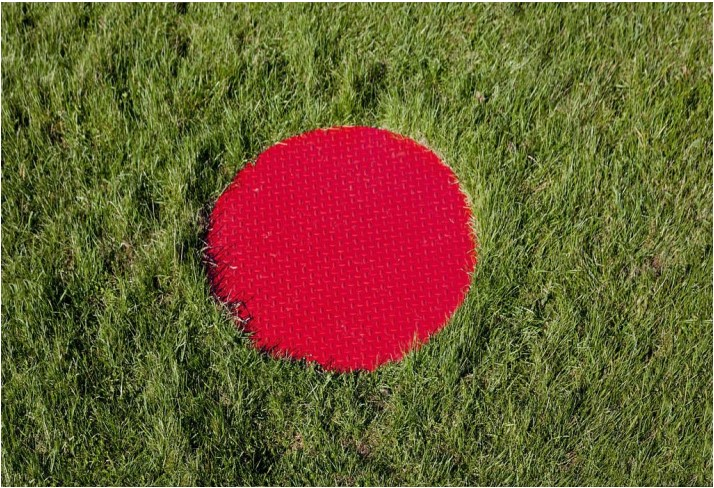
#> input picture cim.jpg, 714 x 488 px, found by its file name
$ python merkez.py
#> lines starting #> are read from the running program, lines starting #| are printed output that depends on the picture; after the words box and inside, x2 and y2 are one past the last pixel; in counts of white or black regions, pixels touching at a corner belong together
# -*- coding: utf-8 -*-
"""
Created on Thu Dec 23 17:34:03 2021

@author: MUSTAFA
"""

import cv2
import numpy as np
import utm


image = cv2.imread("C:\\Users\\MUSTAFA\\Desktop\\cim.jpg")
#> image is the input picture: shape (488, 714, 3); mean B, G, R 50, 90.1, 108.9
gray = cv2.cvtColor(image, cv2.COLOR_BGR2GRAY)
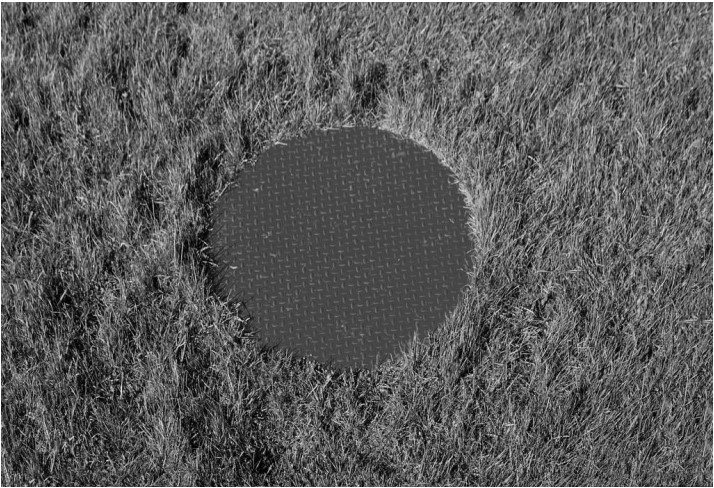
#> gray: shape (488, 714); min 0, max 255, mean 91.2
blur = cv2.GaussianBlur(gray, (5, 5), cv2.BORDER_DEFAULT)
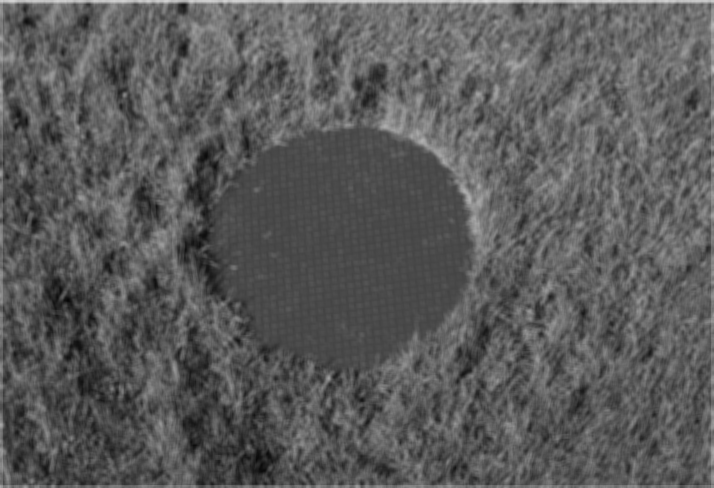
#> blur: shape (488, 714); min 6, max 216, mean 90.8
ret, thresh = cv2.threshold(blur, 200, 255, cv2.THRESH_BINARY_INV)
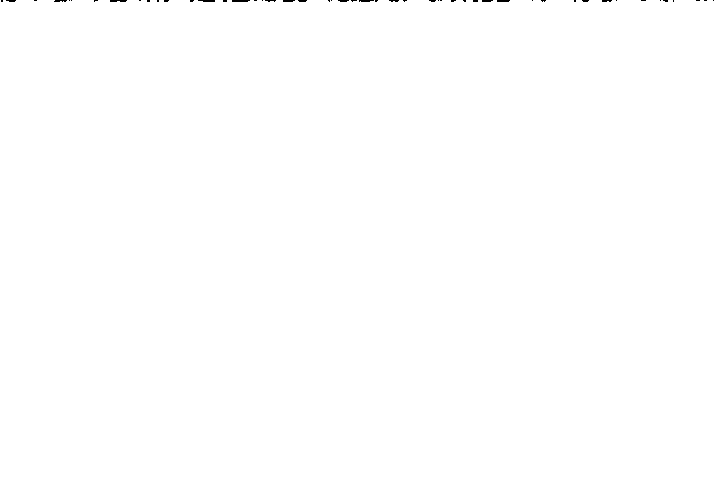
#> thresh: shape (488, 714); 99.9% white; 50 black regions (42 under 20 px)

contours, hierarchies = cv2.findContours(thresh, cv2.RETR_LIST, cv2.CHAIN_APPROX_SIMPLE)
#> contours = 1 contour; box (x1, y1, x2, y2) and area: (0, 0, 714, 488) 346752

blank = np.zeros(thresh.shape[:2], dtype='uint8')

cv2.drawContours(blank, contours, -1, (255, 0, 0), 1)
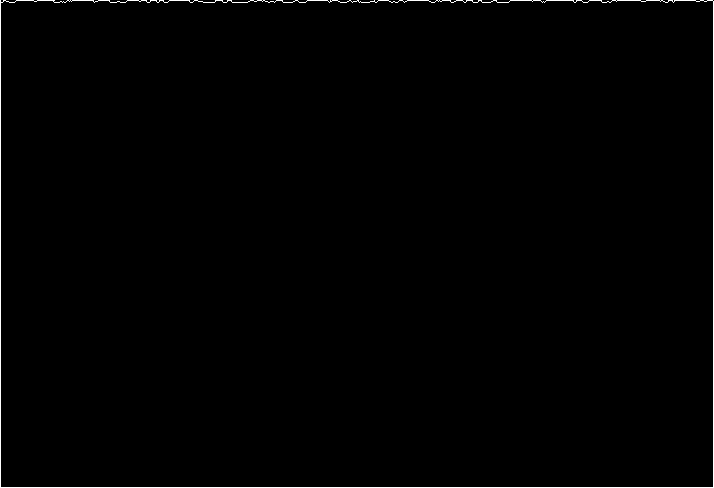
#> blank: shape (488, 714); 0.7% white in thin lines or dots


for i in contours:
	M = cv2.moments(i)
	if M['m00'] != 0:
		cx = int(M['m10']/M['m00'])
		cy = int(M['m01']/M['m00'])
	print("Kırmızı alanın merkez x koordinatı: ",cx,"\nKırmızı Alanın Merkez y koordinatı: ",cy)
#> this loop made 1 pass
#> (cx, cy) on pass 1: (356, 243)
#| Kırmızı alanın merkez x koordinatı:  356
#| Kırmızı Alanın Merkez y koordinatı:  243

ref_lat = 40.996207
ref_lon = 29.060491
#> (the run stopped early here; a loop or call above may not have finished)
